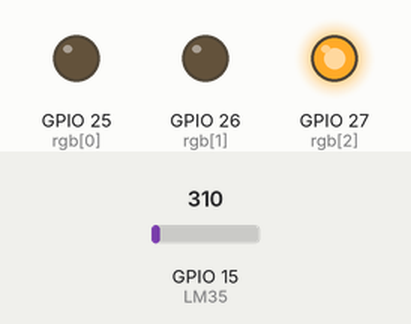
A sketch run on a simulated ESP32. Shown: output pins drawn as LEDs (lit = HIGH). Inputs (shaded band) come from the test bench; at power-on: GPIO 15 (LM35) = 310. What the sketch prints to the serial monitor is not drawn.

Above: at 0.1 s.
Timing chart, 0 to 1.6 s (numbered marks = the images above):
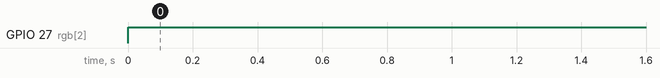

The sketch:

RGB_ULTRASONICO.ino
```cpp
#define LM35 15

int rgb[] = {25,26,27};


void setup(){
  pinMode(rgb[0],OUTPUT);
  pinMode(rgb[1],OUTPUT);
  pinMode(rgb[2],OUTPUT);

  Serial.begin(115200);

}


float calcularTemperatura(){

  float lectura = analogRead(LM35);
  Serial.print("lectura ");
  Serial.println(lectura);
  float voltaje = (lectura * 500.0 );
  float temp = voltaje / 1024.0;

  Serial.print("Temperatura ");
  Serial.println(temp);

  return temp;

}

void cambioColor(int r, int g, int b){

  analogWrite(rgb[0],b);
  analogWrite(rgb[1],g);
  analogWrite(rgb[2],r);
}


void loop(){

  float temp = calcularTemperatura();


  if(temp > 25){

    cambioColor(255,0,0);

}else if(temp > 20){
    cambioColor(255,255,0);

  }else{
    cambioColor(178,255,255);
  }
  delay(500);

}
```

Measured:
- by itself, GPIO 27 (rgb[2]): LOW → HIGH at 0.00 s
